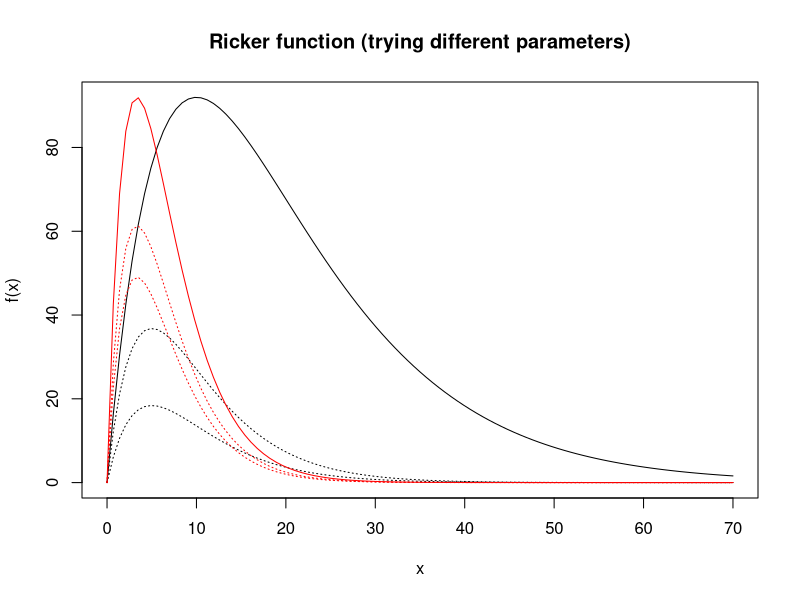

R code for this plot:
#Lab 5 Question 3
library(here)
dev.off()

png(filename = "Lab 5 Question 3_ricker")
ricker_fun = function(x, a, b) 
{
  return(a * x * exp(-b* x))
}


a = 25
b = 0.1  
curve(
  ricker_fun(x, a, b),
  from = 0, to = 70, add = FALSE,
  main = "Ricker function (trying different parameters)",
  ylab = "f(x)", xlab = "x")

a = 20
b = 0.2  
curve(
  ricker_fun(x, a, b),
  from = 0, to = 70, add = TRUE,
  main = "Ricker function: a = 1, b= 1",
  ylab = "f(x)", xlab = "x",
  lty = 3)

a = 10
b = 0.2  
curve(
  ricker_fun(x, a, b),
  from = 0, to = 70, add = TRUE,
  main = "Ricker function: a = 1, b= 1",
  ylab = "f(x)", xlab = "x",
  lty = 3)

a = 75
b = 0.3 
curve(
  ricker_fun(x, a, b),
  from = 0, to = 70, add = TRUE,
  main = "Ricker function: a = 1, b= 1",
  ylab = "f(x)", xlab = "x",
  col = "red")

a = 50
b = 0.3 
curve(
  ricker_fun(x, a, b),
  from = 0, to = 70, add = TRUE,
  main = "Ricker function: a = 1, b= 1",
  ylab = "f(x)", xlab = "x",
  col = "red",
  lty = 3)

a = 40
b = 0.3 
curve(
  ricker_fun(x, a, b),
  from = 0, to = 70, add = TRUE,
  main = "Ricker function: a = 1, b= 1",
  ylab = "f(x)", xlab = "x",
  col = "red",
  lty = 3)

dev.off()